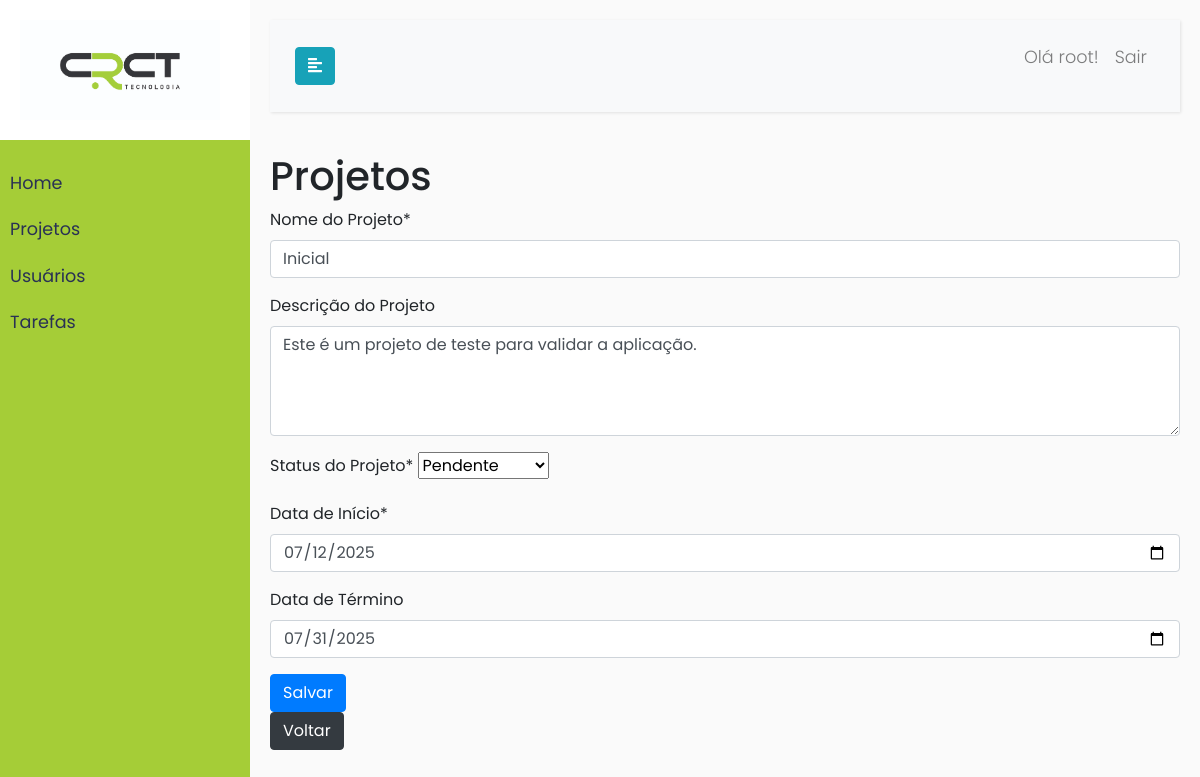
The app's page /projects/update/1/ (signed in) with its own data.
### projects/models.py (models this page shows, shortened)
class Project(models.Model):
    STATUS_CHOICES = [
        ('pending', 'Pendente'),
        ('in_progress', 'Em Progresso'),
        ('completed', 'Concluído')
    ]
    name = models.CharField(max_length=100)
    description = models.TextField(blank=True, null=True)
    start_date = models.DateField()
    end_date = models.DateField(blank=True, null=True)
    status = models.CharField(max_length=20, choices=STATUS_CHOICES, default='pending')
    created_at = models.DateTimeField(auto_now_add=True)
    updated_at = models.DateTimeField(auto_now=True)
    class Meta:
        verbose_name = "Project"
        verbose_name_plural = "Projects"
        ordering = ['start_date']

### projects/views.py (the view, shortened to what this page needs)
# urls.py: path('update/<int:id>/', UpdateProjectView.as_view(), name='update_project'),
class UpdateProjectView(UpdateView):
    model = Project
    template_name = 'projects/edit_project.html'
    form_class = ProjectForm
    def get_object(self):
        id = self.kwargs.get('id')
        return get_object_or_404(Project, id=id)

### projects/forms.py
class ProjectForm(forms.ModelForm):
    name = forms.CharField(
        max_length=100,
        label="Nome do Projeto",
        error_messages={
            'required': 'Este campo é obrigatório.',
            'max_length': 'O nome do projeto não pode exceder 100 caracteres.'
        }
    )
    description = forms.CharField(
        widget=forms.Textarea(attrs={'rows': 4}),
        required=False,
        label="Descrição do Projeto"
    )
    start_date = forms.DateField(
        widget=DateInput(),
        label="Data de Início",
        error_messages={
            'required': 'A data de início é obrigatória.'
        }
    )
    end_date = forms.DateField(
        widget=DateInput(),
        required=False,
        label="Data de Término"
    )
    status = forms.ChoiceField(
        choices=Project.STATUS_CHOICES,
        label="Status do Projeto"
    )
    class Meta:
        model = Project
        fields = ['name', 'description', 'status', 'start_date', 'end_date']

### projects/templates/projects/edit_project.html (shortened to what this page needs)
{% extends "model.html" %}
{% load crispy_forms_tags %}
{% block content%}
    <h1>Projetos</h1>
    <form method="POST">{% csrf_token %}
        {{ form|crispy }}
        <button type="submit" class="btn btn-primary">Salvar</button>
    </form>
{% endblock %}

### core/templates/model.html (shortened to what this page needs)
{% load static %}
<!DOCTYPE html>
<html>
<head>
    <link rel="stylesheet" href="https://stackpath.bootstrapcdn.com/bootstrap/4.5.0/css/bootstrap.min.css">
    <link rel="stylesheet" href="https://stackpath.bootstrapcdn.com/bootstrap/4.1.0/css/bootstrap.min.css">
    <link rel="stylesheet" href="style.css">
    <link rel="stylesheet" href="{% static 'css/style.css' %}" >
</head>
<body>
    <div class="wrapper">
        <nav id="sidebar">
            <div class="sidebar-header">
                <a class="navbar-branch" href="{% url 'index' %}">
                    <img src="{% static 'media/logo.jpg' %}" alt="logo" width="200" height="100">
                  </a>
            </div>
            <ul class="list-unstyled components">
                <li>
                    <a href="{% url 'index' %}" >Home</a>
                </li>
                <li>
                    <a href="{% url 'projects:list_projects' %}">Projetos</a>
                </li>
                <li>
                    <a href="{% url 'projects:list_members' %}">Usuários</a>
                </li>
                <li>
                    <a href="{% url 'projects:list_tasks' %}">Tarefas</a>
                </li>
            </ul>
        </nav>
        <div id="content">
            <nav class="navbar navbar-expand-lg navbar-light bg-light">
                <div class="container-fluid">
                    <button type="button" id="sidebarCollapse" class="btn btn-info">
                        <i class="fas fa-align-left"></i>
                    </button>
                    <div class="collapse navbar-collapse" id="navbarSupportedContent">
                        <ul class="nav navbar-nav ml-auto">
                            <li class="nav-item">
                                <p class="nav-link">Olá {{ user.first_name }}!</p>
                            </li>
                            <li class="nav-item">
                                <p class="nav-link"><a href="{% url 'logout' %}">Sair</a></p>
                            </li>
                        </ul>
                    </div>
                </div>
            </nav>
            {% if user.is_authenticated %}
            <div>
                {% block content %} {% endblock %}
            </div>
                <input type='button' class="btn btn-dark" style="float: left; margin-bottom: 5px;" value='Voltar' onclick='history.go(-1)' />
            {% else %}
                <p> Você não está logado! </p>
                <p><span class="sair"><a href="{% url 'login' %}">Logar</a></span></p>
            {% endif %}
       </div>
</body>
</html>

### core/static/css/style.css (style rules this page uses)
body { font-family: 'Poppins', sans-serif; background: #fafafa; }
p { font-family: 'Poppins', sans-serif; font-size: 1.1em; font-weight: 300; line-height: 1.7em; color: #999; }
a, a:hover, a:focus { color: inherit; text-decoration: none; transition: all 0.3s; }
.navbar { padding: 15px 10px; background: #fff; border: none; border-radius: 0; margin-bottom: 40px; box-shadow: 1px 1px 3px rgba(0, 0, 0, 0.1); }
.wrapper { display: flex; width: 100%; align-items: stretch; }
#sidebar { min-width: 250px; max-width: 250px; background: #a5cd37; color: #293154; transition: all 0.3s; }
#sidebar .sidebar-header { padding: 20px; background: #FFFF; }
#sidebar ul.components { padding: 20px 0; border-bottom: 1px solid #a5cd37; }
#sidebar ul li a { padding: 10px; font-size: 1.1em; display: block; }
#content { width: 100%; padding: 20px; min-height: 100vh; transition: all 0.3s; }

### records on screen
Project: name "Inicial", description "Este é um projeto de teste para validar a aplicação.", status "Pendente", start_date "07/12/2025", end_date "07/31/2025"

### other values on screen
{{ user.first_name }} "root"
